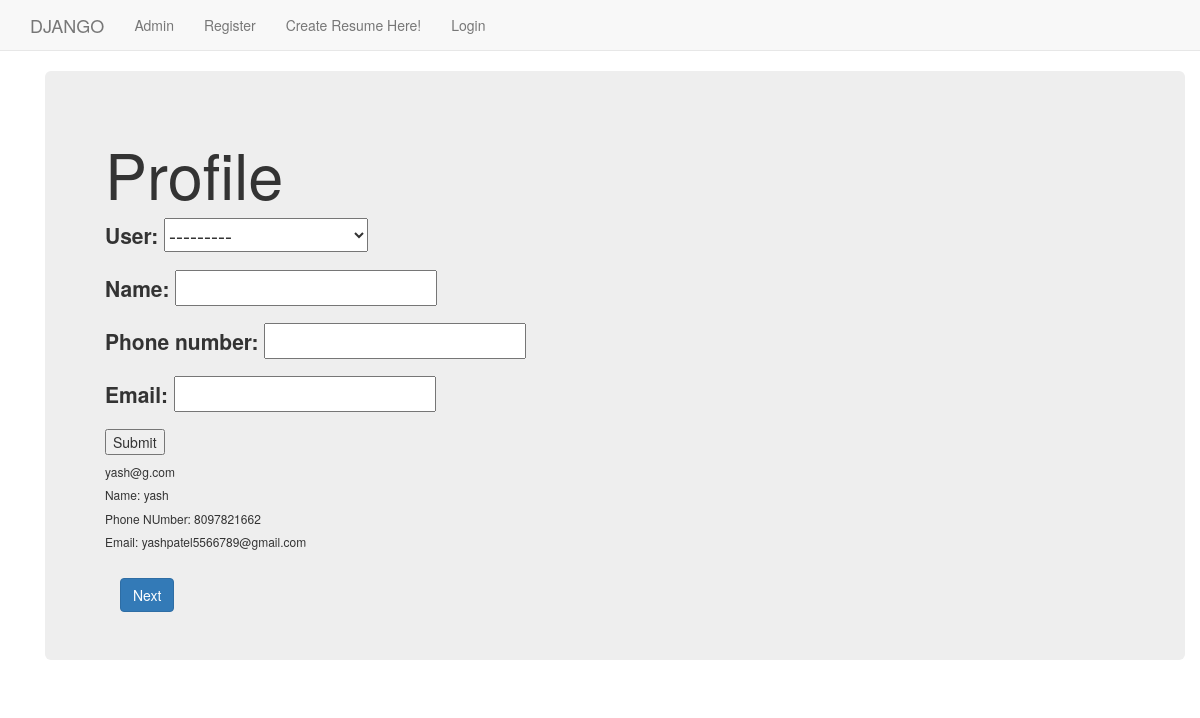
The page /dappx/profile/ on the database its author committed.
### dappx/models.py (models this page shows, shortened)
class User(AbstractUser):
    created_at = models.DateTimeField(auto_now_add=True, editable=False)
    updated_at = models.DateTimeField(auto_now=True)
    def __str__(self):
        return self.email

class Profile(models.Model):
    user = models.OneToOneField(User, on_delete=models.CASCADE)
    name = models.CharField(max_length=255, blank=True)
    phone_number = models.CharField(max_length=255, blank=True)
    email = models.EmailField(max_length=255, blank=True)

### dappx/views.py (the view, shortened to what this page needs)
class ProfileView(TemplateView):
    template_name = 'dappx/profile.html'
    def get(self, request):
        form = ProfileForm()
        qs = Profile.objects.all()
        args = {'form': form, 'qs': qs}
        return render(request, self.template_name, args)

### dappx/forms.py
class ProfileForm(forms.ModelForm):
    name = forms.CharField()
    class Meta:
        model = Profile
        fields = "__all__"

### templates/dappx/profile.html (shortened to what this page needs)
{% extends "dappx/base.html" %}
{% load static %}
{% block body_block %}
<div class="container">
    <div class="jumbotron">
        <h1>Profile </h1>
        <form method="post">
            {{ form.as_p }}
            <input type="submit" value="Submit">
        </form>
        {% for q in qs %}
        <h6>{{ q.user }}</h6>
        <h6>Name: {{ q.name }}</h6>
        <h6>Phone NUmber: {{ q.phone_number }}</h6>
        <h6>Email: {{ q.email }}</h6>
        {% endfor %}
        <div class="container"><br>
            <a class="btn btn-primary" href="/dappx/career">Next</a>
        </div>
    </div>
</div>
{% endblock %}

### rows shown on the page
Profile: user "yash@g.com", name "yash", phone_number "8097821662", email "yashpatel5566789@gmail.com"
